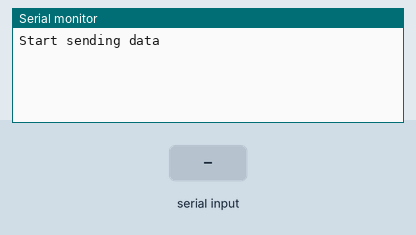
This sketch was run on a simulated Arduino Uno, built with avr-gcc and run on an emulated ATmega328P. Shown: the last lines printed to the serial monitor. Inputs (shaded band) come from the test bench.

Above: at 1.2 s.
1.3 s: "90,45\n" received over Serial
At 1.9 s:
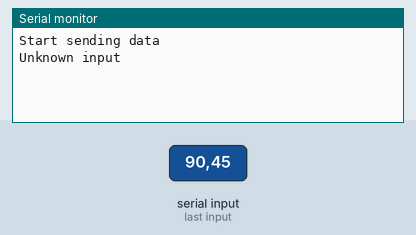
2.8 s: "m90\n" received over Serial
At 4.0 s:
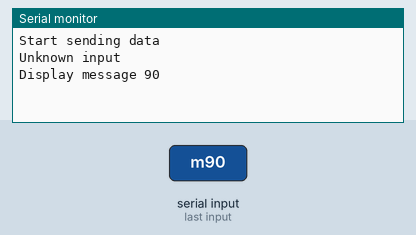
4.3 s: "m,45\n" received over Serial
At 5.3 s:
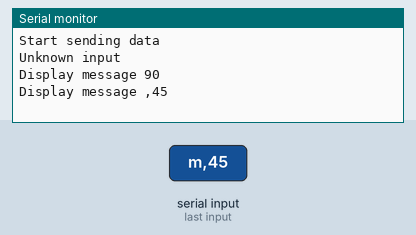
5.8 s: "z90\n" received over Serial
At 6.4 s:
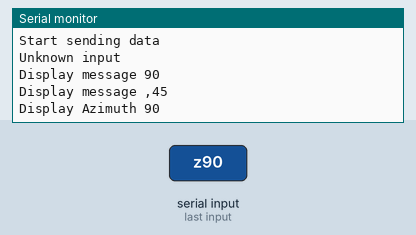
7.3 s: "l90\n" received over Serial
At 8.8 s:
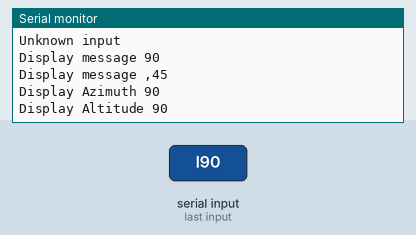

Measured:
- after the input at 1.3 s, the serial monitor: prints a new line at once (image 1)
- after the input at 2.8 s, the serial monitor: prints a new line at once (image 2)
- after the input at 4.3 s, the serial monitor: prints a new line at once (image 3)
- after the input at 5.8 s, the serial monitor: prints a new line at once (image 4)
- after the input at 7.3 s, the serial monitor: prints a new line at once (image 5)

The sketch:

readRaspiSerial.ino
```cpp
// This program reads data sent by another computer over the serial port
// and does something with it.

// place to store incoming characters
String inputBuffer = "";
bool stringComplete = false;

void setup() {
  // put your setup code here, to run once:
  Serial.begin(9600);
  Serial.println("Start sending data");
}

int azimuth;
int altitude;
String command = "";

void loop() {
  // put your main code here, to run repeatedly:
  if (stringComplete) {
    inputBuffer.toLowerCase();
    if (inputBuffer.startsWith("m")) {
      // Print a text message
      Serial.print("Display message ");
      Serial.println(inputBuffer.substring(1));
    }
    else if (inputBuffer.startsWith("z")) {
      // Print Azimuth
      Serial.print("Display Azimuth ");
      azimuth = inputBuffer.substring(1).toInt();
      Serial.println(azimuth);
    }
    else if (inputBuffer.startsWith("l")) {
      // Print Altitude
      Serial.print("Display Altitude ");
      altitude = inputBuffer.substring(1).toInt();
      Serial.println(altitude);
    }
    else {
      // Print unknown input error
      Serial.println("Unknown input");
    }
    inputBuffer = "";
    stringComplete = false;
  }
}

void serialEvent() {
  while (Serial.available()) {
    char inChar = (char)Serial.read();
    inputBuffer += inChar;
    if (inChar == '\n') {
      stringComplete = true;
    }
  }
}
```
